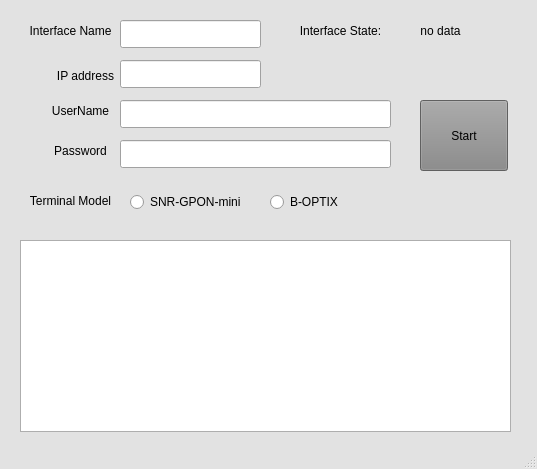
<?xml version="1.0" encoding="UTF-8"?>
<ui version="4.0">
 <class>MainWindow</class>
 <widget class="QMainWindow" name="MainWindow">
  <property name="geometry">
   <rect>
    <x>0</x>
    <y>0</y>
    <width>537</width>
    <height>469</height>
   </rect>
  </property>
  <property name="palette">
   <palette>
    <active>
     <colorrole role="WindowText">
      <brush brushstyle="SolidPattern">
       <color alpha="255">
        <red>0</red>
        <green>0</green>
        <blue>0</blue>
       </color>
      </brush>
     </colorrole>
     <colorrole role="Button">
      <brush brushstyle="SolidPattern">
       <color alpha="255">
        <red>226</red>
        <green>226</green>
        <blue>226</blue>
       </color>
      </brush>
     </colorrole>
     <colorrole role="Light">
      <brush brushstyle="SolidPattern">
       <color alpha="255">
        <red>255</red>
        <green>255</green>
        <blue>255</blue>
       </color>
      </brush>
     </colorrole>
     <colorrole role="Midlight">
      <brush brushstyle="SolidPattern">
       <color alpha="255">
        <red>240</red>
        <green>240</green>
        <blue>240</blue>
       </color>
      </brush>
     </colorrole>
     <colorrole role="Dark">
      <brush brushstyle="SolidPattern">
       <color alpha="255">
        <red>113</red>
        <green>113</green>
        <blue>113</blue>
       </color>
      </brush>
     </colorrole>
     <colorrole role="Mid">
      <brush brushstyle="SolidPattern">
       <color alpha="255">
        <red>151</red>
        <green>151</green>
        <blue>151</blue>
       </color>
      </brush>
     </colorrole>
     <colorrole role="Text">
      <brush brushstyle="SolidPattern">
       <color alpha="255">
        <red>0</red>
        <green>0</green>
        <blue>0</blue>
       </color>
      </brush>
     </colorrole>
     <colorrole role="BrightText">
      <brush brushstyle="SolidPattern">
       <color alpha="255">
        <red>255</red>
        <green>255</green>
        <blue>255</blue>
       </color>
      </brush>
     </colorrole>
     <colorrole role="ButtonText">
      <brush brushstyle="SolidPattern">
       <color alpha="255">
        <red>0</red>
        <green>0</green>
        <blue>0</blue>
       </color>
      </brush>
     </colorrole>
     <colorrole role="Base">
      <brush brushstyle="SolidPattern">
       <color alpha="255">
        <red>255</red>
        <green>255</green>
        <blue>255</blue>
       </color>
      </brush>
     </colorrole>
     <colorrole role="Window">
      <brush brushstyle="SolidPattern">
       <color alpha="255">
        <red>226</red>
        <green>226</green>
        <blue>226</blue>
       </color>
      </brush>
     </colorrole>
     <colorrole role="Shadow">
      <brush brushstyle="SolidPattern">
       <color alpha="255">
        <red>0</red>
        <green>0</green>
        <blue>0</blue>
       </color>
      </brush>
     </colorrole>
     <colorrole role="AlternateBase">
      <brush brushstyle="SolidPattern">
       <color alpha="255">
        <red>240</red>
        <green>240</green>
        <blue>240</blue>
       </color>
      </brush>
     </colorrole>
     <colorrole role="ToolTipBase">
      <brush brushstyle="SolidPattern">
       <color alpha="255">
        <red>255</red>
        <green>255</green>
        <blue>220</blue>
       </color>
      </brush>
     </colorrole>
     <colorrole role="ToolTipText">
      <brush brushstyle="SolidPattern">
       <color alpha="255">
        <red>0</red>
        <green>0</green>
        <blue>0</blue>
       </color>
      </brush>
     </colorrole>
     <colorrole role="PlaceholderText">
      <brush brushstyle="SolidPattern">
       <color alpha="128">
        <red>0</red>
        <green>0</green>
        <blue>0</blue>
       </color>
      </brush>
     </colorrole>
    </active>
    <inactive>
     <colorrole role="WindowText">
      <brush brushstyle="SolidPattern">
       <color alpha="255">
        <red>0</red>
        <green>0</green>
        <blue>0</blue>
       </color>
      </brush>
     </colorrole>
     <colorrole role="Button">
      <brush brushstyle="SolidPattern">
       <color alpha="255">
        <red>226</red>
        <green>226</green>
        <blue>226</blue>
       </color>
      </brush>
     </colorrole>
     <colorrole role="Light">
      <brush brushstyle="SolidPattern">
       <color alpha="255">
        <red>255</red>
        <green>255</green>
        <blue>255</blue>
       </color>
      </brush>
     </colorrole>
     <colorrole role="Midlight">
      <brush brushstyle="SolidPattern">
       <color alpha="255">
        <red>240</red>
        <green>240</green>
        <blue>240</blue>
       </color>
      </brush>
     </colorrole>
     <colorrole role="Dark">
      <brush brushstyle="SolidPattern">
       <color alpha="255">
        <red>113</red>
        <green>113</green>
        <blue>113</blue>
       </color>
      </brush>
     </colorrole>
     <colorrole role="Mid">
      <brush brushstyle="SolidPattern">
       <color alpha="255">
        <red>151</red>
        <green>151</green>
        <blue>151</blue>
       </color>
      </brush>
     </colorrole>
     <colorrole role="Text">
      <brush brushstyle="SolidPattern">
       <color alpha="255">
        <red>0</red>
        <green>0</green>
        <blue>0</blue>
       </color>
      </brush>
     </colorrole>
     <colorrole role="BrightText">
      <brush brushstyle="SolidPattern">
       <color alpha="255">
        <red>255</red>
        <green>255</green>
        <blue>255</blue>
       </color>
      </brush>
     </colorrole>
     <colorrole role="ButtonText">
      <brush brushstyle="SolidPattern">
       <color alpha="255">
        <red>0</red>
        <green>0</green>
        <blue>0</blue>
       </color>
      </brush>
     </colorrole>
     <colorrole role="Base">
      <brush brushstyle="SolidPattern">
       <color alpha="255">
        <red>255</red>
        <green>255</green>
        <blue>255</blue>
       </color>
      </brush>
     </colorrole>
     <colorrole role="Window">
      <brush brushstyle="SolidPattern">
       <color alpha="255">
        <red>226</red>
        <green>226</green>
        <blue>226</blue>
       </color>
      </brush>
     </colorrole>
     <colorrole role="Shadow">
      <brush brushstyle="SolidPattern">
       <color alpha="255">
        <red>0</red>
        <green>0</green>
        <blue>0</blue>
       </color>
      </brush>
     </colorrole>
     <colorrole role="AlternateBase">
      <brush brushstyle="SolidPattern">
       <color alpha="255">
        <red>240</red>
        <green>240</green>
        <blue>240</blue>
       </color>
      </brush>
     </colorrole>
     <colorrole role="ToolTipBase">
      <brush brushstyle="SolidPattern">
       <color alpha="255">
        <red>255</red>
        <green>255</green>
        <blue>220</blue>
       </color>
      </brush>
     </colorrole>
     <colorrole role="ToolTipText">
      <brush brushstyle="SolidPattern">
       <color alpha="255">
        <red>0</red>
        <green>0</green>
        <blue>0</blue>
       </color>
      </brush>
     </colorrole>
     <colorrole role="PlaceholderText">
      <brush brushstyle="SolidPattern">
       <color alpha="128">
        <red>0</red>
        <green>0</green>
        <blue>0</blue>
       </color>
      </brush>
     </colorrole>
    </inactive>
    <disabled>
     <colorrole role="WindowText">
      <brush brushstyle="SolidPattern">
       <color alpha="255">
        <red>113</red>
        <green>113</green>
        <blue>113</blue>
       </color>
      </brush>
     </colorrole>
     <colorrole role="Button">
      <brush brushstyle="SolidPattern">
       <color alpha="255">
        <red>226</red>
        <green>226</green>
        <blue>226</blue>
       </color>
      </brush>
     </colorrole>
     <colorrole role="Light">
      <brush brushstyle="SolidPattern">
       <color alpha="255">
        <red>255</red>
        <green>255</green>
        <blue>255</blue>
       </color>
      </brush>
     </colorrole>
     <colorrole role="Midlight">
      <brush brushstyle="SolidPattern">
       <color alpha="255">
        <red>240</red>
        <green>240</green>
        <blue>240</blue>
       </color>
      </brush>
     </colorrole>
     <colorrole role="Dark">
      <brush brushstyle="SolidPattern">
       <color alpha="255">
        <red>113</red>
        <green>113</green>
        <blue>113</blue>
       </color>
      </brush>
     </colorrole>
     <colorrole role="Mid">
      <brush brushstyle="SolidPattern">
       <color alpha="255">
        <red>151</red>
        <green>151</green>
        <blue>151</blue>
       </color>
      </brush>
     </colorrole>
     <colorrole role="Text">
      <brush brushstyle="SolidPattern">
       <color alpha="255">
        <red>113</red>
        <green>113</green>
        <blue>113</blue>
       </color>
      </brush>
     </colorrole>
     <colorrole role="BrightText">
      <brush brushstyle="SolidPattern">
       <color alpha="255">
        <red>255</red>
        <green>255</green>
        <blue>255</blue>
       </color>
      </brush>
     </colorrole>
     <colorrole role="ButtonText">
      <brush brushstyle="SolidPattern">
       <color alpha="255">
        <red>113</red>
        <green>113</green>
        <blue>113</blue>
       </color>
      </brush>
     </colorrole>
     <colorrole role="Base">
      <brush brushstyle="SolidPattern">
       <color alpha="255">
        <red>226</red>
        <green>226</green>
        <blue>226</blue>
       </color>
      </brush>
     </colorrole>
     <colorrole role="Window">
      <brush brushstyle="SolidPattern">
       <color alpha="255">
        <red>226</red>
        <green>226</green>
        <blue>226</blue>
       </color>
      </brush>
     </colorrole>
     <colorrole role="Shadow">
      <brush brushstyle="SolidPattern">
       <color alpha="255">
        <red>0</red>
        <green>0</green>
        <blue>0</blue>
       </color>
      </brush>
     </colorrole>
     <colorrole role="AlternateBase">
      <brush brushstyle="SolidPattern">
       <color alpha="255">
        <red>226</red>
        <green>226</green>
        <blue>226</blue>
       </color>
      </brush>
     </colorrole>
     <colorrole role="ToolTipBase">
      <brush brushstyle="SolidPattern">
       <color alpha="255">
        <red>255</red>
        <green>255</green>
        <blue>220</blue>
       </color>
      </brush>
     </colorrole>
     <colorrole role="ToolTipText">
      <brush brushstyle="SolidPattern">
       <color alpha="255">
        <red>0</red>
        <green>0</green>
        <blue>0</blue>
       </color>
      </brush>
     </colorrole>
     <colorrole role="PlaceholderText">
      <brush brushstyle="SolidPattern">
       <color alpha="128">
        <red>0</red>
        <green>0</green>
        <blue>0</blue>
       </color>
      </brush>
     </colorrole>
    </disabled>
   </palette>
  </property>
  <property name="windowTitle">
   <string>FormatVendorID</string>
  </property>
  <widget class="QWidget" name="centralwidget">
   <widget class="QLabel" name="label">
    <property name="geometry">
     <rect>
      <x>50</x>
      <y>65</y>
      <width>71</width>
      <height>21</height>
     </rect>
    </property>
    <property name="text">
     <string>IP address</string>
    </property>
    <property name="alignment">
     <set>Qt::AlignCenter</set>
    </property>
   </widget>
   <widget class="QLineEdit" name="ip_address">
    <property name="geometry">
     <rect>
      <x>120</x>
      <y>60</y>
      <width>141</width>
      <height>28</height>
     </rect>
    </property>
    <property name="inputMethodHints">
     <set>Qt::ImhDigitsOnly</set>
    </property>
    <property name="inputMask">
     <string/>
    </property>
   </widget>
   <widget class="QLabel" name="label_2">
    <property name="geometry">
     <rect>
      <x>40</x>
      <y>100</y>
      <width>81</width>
      <height>21</height>
     </rect>
    </property>
    <property name="text">
     <string>UserName</string>
    </property>
    <property name="alignment">
     <set>Qt::AlignCenter</set>
    </property>
   </widget>
   <widget class="QLineEdit" name="input_username">
    <property name="geometry">
     <rect>
      <x>120</x>
      <y>100</y>
      <width>271</width>
      <height>28</height>
     </rect>
    </property>
   </widget>
   <widget class="QLineEdit" name="input_password">
    <property name="geometry">
     <rect>
      <x>120</x>
      <y>140</y>
      <width>271</width>
      <height>28</height>
     </rect>
    </property>
   </widget>
   <widget class="QLabel" name="label_3">
    <property name="geometry">
     <rect>
      <x>40</x>
      <y>140</y>
      <width>81</width>
      <height>21</height>
     </rect>
    </property>
    <property name="text">
     <string>Password</string>
    </property>
    <property name="alignment">
     <set>Qt::AlignCenter</set>
    </property>
   </widget>
   <widget class="QLabel" name="label_4">
    <property name="geometry">
     <rect>
      <x>20</x>
      <y>190</y>
      <width>101</width>
      <height>21</height>
     </rect>
    </property>
    <property name="text">
     <string>Terminal Model</string>
    </property>
    <property name="alignment">
     <set>Qt::AlignCenter</set>
    </property>
   </widget>
   <widget class="QRadioButton" name="model_snr">
    <property name="geometry">
     <rect>
      <x>130</x>
      <y>190</y>
      <width>131</width>
      <height>24</height>
     </rect>
    </property>
    <property name="text">
     <string>SNR-GPON-mini</string>
    </property>
   </widget>
   <widget class="QRadioButton" name="model_bo">
    <property name="geometry">
     <rect>
      <x>270</x>
      <y>190</y>
      <width>131</width>
      <height>24</height>
     </rect>
    </property>
    <property name="text">
     <string>B-OPTIX</string>
    </property>
   </widget>
   <widget class="QLineEdit" name="int_name">
    <property name="geometry">
     <rect>
      <x>120</x>
      <y>20</y>
      <width>141</width>
      <height>28</height>
     </rect>
    </property>
    <property name="text">
     <string/>
    </property>
   </widget>
   <widget class="QLabel" name="label_5">
    <property name="geometry">
     <rect>
      <x>20</x>
      <y>20</y>
      <width>101</width>
      <height>21</height>
     </rect>
    </property>
    <property name="text">
     <string>Interface Name</string>
    </property>
    <property name="alignment">
     <set>Qt::AlignCenter</set>
    </property>
   </widget>
   <widget class="QLabel" name="label_6">
    <property name="geometry">
     <rect>
      <x>290</x>
      <y>20</y>
      <width>101</width>
      <height>21</height>
     </rect>
    </property>
    <property name="text">
     <string>Interface State:</string>
    </property>
    <property name="alignment">
     <set>Qt::AlignCenter</set>
    </property>
   </widget>
   <widget class="QLabel" name="int_state">
    <property name="geometry">
     <rect>
      <x>390</x>
      <y>20</y>
      <width>101</width>
      <height>21</height>
     </rect>
    </property>
    <property name="text">
     <string>no data</string>
    </property>
    <property name="alignment">
     <set>Qt::AlignCenter</set>
    </property>
   </widget>
   <widget class="QTextBrowser" name="out_text">
    <property name="geometry">
     <rect>
      <x>20</x>
      <y>240</y>
      <width>491</width>
      <height>192</height>
     </rect>
    </property>
   </widget>
   <widget class="QPushButton" name="button_start">
    <property name="geometry">
     <rect>
      <x>420</x>
      <y>100</y>
      <width>88</width>
      <height>71</height>
     </rect>
    </property>
    <property name="palette">
     <palette>
      <active>
       <colorrole role="WindowText">
        <brush brushstyle="SolidPattern">
         <color alpha="255">
          <red>0</red>
          <green>0</green>
          <blue>0</blue>
         </color>
        </brush>
       </colorrole>
       <colorrole role="Button">
        <brush brushstyle="SolidPattern">
         <color alpha="255">
          <red>135</red>
          <green>135</green>
          <blue>135</blue>
         </color>
        </brush>
       </colorrole>
       <colorrole role="Light">
        <brush brushstyle="SolidPattern">
         <color alpha="255">
          <red>202</red>
          <green>202</green>
          <blue>202</blue>
         </color>
        </brush>
       </colorrole>
       <colorrole role="Midlight">
        <brush brushstyle="SolidPattern">
         <color alpha="255">
          <red>168</red>
          <green>168</green>
          <blue>168</blue>
         </color>
        </brush>
       </colorrole>
       <colorrole role="Dark">
        <brush brushstyle="SolidPattern">
         <color alpha="255">
          <red>67</red>
          <green>67</green>
          <blue>67</blue>
         </color>
        </brush>
       </colorrole>
       <colorrole role="Mid">
        <brush brushstyle="SolidPattern">
         <color alpha="255">
          <red>90</red>
          <green>90</green>
          <blue>90</blue>
         </color>
        </brush>
       </colorrole>
       <colorrole role="Text">
        <brush brushstyle="SolidPattern">
         <color alpha="255">
          <red>0</red>
          <green>0</green>
          <blue>0</blue>
         </color>
        </brush>
       </colorrole>
       <colorrole role="BrightText">
        <brush brushstyle="SolidPattern">
         <color alpha="255">
          <red>255</red>
          <green>255</green>
          <blue>255</blue>
         </color>
        </brush>
       </colorrole>
       <colorrole role="ButtonText">
        <brush brushstyle="SolidPattern">
         <color alpha="255">
          <red>0</red>
          <green>0</green>
          <blue>0</blue>
         </color>
        </brush>
       </colorrole>
       <colorrole role="Base">
        <brush brushstyle="SolidPattern">
         <color alpha="255">
          <red>255</red>
          <green>255</green>
          <blue>255</blue>
         </color>
        </brush>
       </colorrole>
       <colorrole role="Window">
        <brush brushstyle="SolidPattern">
         <color alpha="255">
          <red>135</red>
          <green>135</green>
          <blue>135</blue>
         </color>
        </brush>
       </colorrole>
       <colorrole role="Shadow">
        <brush brushstyle="SolidPattern">
         <color alpha="255">
          <red>0</red>
          <green>0</green>
          <blue>0</blue>
         </color>
        </brush>
       </colorrole>
       <colorrole role="AlternateBase">
        <brush brushstyle="SolidPattern">
         <color alpha="255">
          <red>195</red>
          <green>195</green>
          <blue>195</blue>
         </color>
        </brush>
       </colorrole>
       <colorrole role="ToolTipBase">
        <brush brushstyle="SolidPattern">
         <color alpha="255">
          <red>255</red>
          <green>255</green>
          <blue>220</blue>
         </color>
        </brush>
       </colorrole>
       <colorrole role="ToolTipText">
        <brush brushstyle="SolidPattern">
         <color alpha="255">
          <red>0</red>
          <green>0</green>
          <blue>0</blue>
         </color>
        </brush>
       </colorrole>
       <colorrole role="PlaceholderText">
        <brush brushstyle="SolidPattern">
         <color alpha="128">
          <red>0</red>
          <green>0</green>
          <blue>0</blue>
         </color>
        </brush>
       </colorrole>
      </active>
      <inactive>
       <colorrole role="WindowText">
        <brush brushstyle="SolidPattern">
         <color alpha="255">
          <red>0</red>
          <green>0</green>
          <blue>0</blue>
         </color>
        </brush>
       </colorrole>
       <colorrole role="Button">
        <brush brushstyle="SolidPattern">
         <color alpha="255">
          <red>135</red>
          <green>135</green>
          <blue>135</blue>
         </color>
        </brush>
       </colorrole>
       <colorrole role="Light">
        <brush brushstyle="SolidPattern">
         <color alpha="255">
          <red>202</red>
          <green>202</green>
          <blue>202</blue>
         </color>
        </brush>
       </colorrole>
       <colorrole role="Midlight">
        <brush brushstyle="SolidPattern">
         <color alpha="255">
          <red>168</red>
          <green>168</green>
          <blue>168</blue>
         </color>
        </brush>
       </colorrole>
       <colorrole role="Dark">
        <brush brushstyle="SolidPattern">
         <color alpha="255">
          <red>67</red>
          <green>67</green>
          <blue>67</blue>
         </color>
        </brush>
       </colorrole>
       <colorrole role="Mid">
        <brush brushstyle="SolidPattern">
         <color alpha="255">
          <red>90</red>
          <green>90</green>
          <blue>90</blue>
         </color>
        </brush>
       </colorrole>
       <colorrole role="Text">
        <brush brushstyle="SolidPattern">
         <color alpha="255">
          <red>0</red>
          <green>0</green>
          <blue>0</blue>
         </color>
        </brush>
       </colorrole>
       <colorrole role="BrightText">
        <brush brushstyle="SolidPattern">
         <color alpha="255">
          <red>255</red>
          <green>255</green>
          <blue>255</blue>
         </color>
        </brush>
       </colorrole>
       <colorrole role="ButtonText">
        <brush brushstyle="SolidPattern">
         <color alpha="255">
          <red>0</red>
          <green>0</green>
          <blue>0</blue>
         </color>
        </brush>
       </colorrole>
       <colorrole role="Base">
        <brush brushstyle="SolidPattern">
         <color alpha="255">
          <red>255</red>
          <green>255</green>
          <blue>255</blue>
         </color>
        </brush>
       </colorrole>
       <colorrole role="Window">
        <brush brushstyle="SolidPattern">
         <color alpha="255">
          <red>135</red>
          <green>135</green>
          <blue>135</blue>
         </color>
        </brush>
       </colorrole>
       <colorrole role="Shadow">
        <brush brushstyle="SolidPattern">
         <color alpha="255">
          <red>0</red>
          <green>0</green>
          <blue>0</blue>
         </color>
        </brush>
       </colorrole>
       <colorrole role="AlternateBase">
        <brush brushstyle="SolidPattern">
         <color alpha="255">
          <red>195</red>
          <green>195</green>
          <blue>195</blue>
         </color>
        </brush>
       </colorrole>
       <colorrole role="ToolTipBase">
        <brush brushstyle="SolidPattern">
         <color alpha="255">
          <red>255</red>
          <green>255</green>
          <blue>220</blue>
         </color>
        </brush>
       </colorrole>
       <colorrole role="ToolTipText">
        <brush brushstyle="SolidPattern">
         <color alpha="255">
          <red>0</red>
          <green>0</green>
          <blue>0</blue>
         </color>
        </brush>
       </colorrole>
       <colorrole role="PlaceholderText">
        <brush brushstyle="SolidPattern">
         <color alpha="128">
          <red>0</red>
          <green>0</green>
          <blue>0</blue>
         </color>
        </brush>
       </colorrole>
      </inactive>
      <disabled>
       <colorrole role="WindowText">
        <brush brushstyle="SolidPattern">
         <color alpha="255">
          <red>67</red>
          <green>67</green>
          <blue>67</blue>
         </color>
        </brush>
       </colorrole>
       <colorrole role="Button">
        <brush brushstyle="SolidPattern">
         <color alpha="255">
          <red>135</red>
          <green>135</green>
          <blue>135</blue>
         </color>
        </brush>
       </colorrole>
       <colorrole role="Light">
        <brush brushstyle="SolidPattern">
         <color alpha="255">
          <red>202</red>
          <green>202</green>
          <blue>202</blue>
         </color>
        </brush>
       </colorrole>
       <colorrole role="Midlight">
        <brush brushstyle="SolidPattern">
         <color alpha="255">
          <red>168</red>
          <green>168</green>
          <blue>168</blue>
         </color>
        </brush>
       </colorrole>
       <colorrole role="Dark">
        <brush brushstyle="SolidPattern">
         <color alpha="255">
          <red>67</red>
          <green>67</green>
          <blue>67</blue>
         </color>
        </brush>
       </colorrole>
       <colorrole role="Mid">
        <brush brushstyle="SolidPattern">
         <color alpha="255">
          <red>90</red>
          <green>90</green>
          <blue>90</blue>
         </color>
        </brush>
       </colorrole>
       <colorrole role="Text">
        <brush brushstyle="SolidPattern">
         <color alpha="255">
          <red>67</red>
          <green>67</green>
          <blue>67</blue>
         </color>
        </brush>
       </colorrole>
       <colorrole role="BrightText">
        <brush brushstyle="SolidPattern">
         <color alpha="255">
          <red>255</red>
          <green>255</green>
          <blue>255</blue>
         </color>
        </brush>
       </colorrole>
       <colorrole role="ButtonText">
        <brush brushstyle="SolidPattern">
         <color alpha="255">
          <red>67</red>
          <green>67</green>
          <blue>67</blue>
         </color>
        </brush>
       </colorrole>
       <colorrole role="Base">
        <brush brushstyle="SolidPattern">
         <color alpha="255">
          <red>135</red>
          <green>135</green>
          <blue>135</blue>
         </color>
        </brush>
       </colorrole>
       <colorrole role="Window">
        <brush brushstyle="SolidPattern">
         <color alpha="255">
          <red>135</red>
          <green>135</green>
          <blue>135</blue>
         </color>
        </brush>
       </colorrole>
       <colorrole role="Shadow">
        <brush brushstyle="SolidPattern">
         <color alpha="255">
          <red>0</red>
          <green>0</green>
          <blue>0</blue>
         </color>
        </brush>
       </colorrole>
       <colorrole role="AlternateBase">
        <brush brushstyle="SolidPattern">
         <color alpha="255">
          <red>135</red>
          <green>135</green>
          <blue>135</blue>
         </color>
        </brush>
       </colorrole>
       <colorrole role="ToolTipBase">
        <brush brushstyle="SolidPattern">
         <color alpha="255">
          <red>255</red>
          <green>255</green>
          <blue>220</blue>
         </color>
        </brush>
       </colorrole>
       <colorrole role="ToolTipText">
        <brush brushstyle="SolidPattern">
         <color alpha="255">
          <red>0</red>
          <green>0</green>
          <blue>0</blue>
         </color>
        </brush>
       </colorrole>
       <colorrole role="PlaceholderText">
        <brush brushstyle="SolidPattern">
         <color alpha="128">
          <red>0</red>
          <green>0</green>
          <blue>0</blue>
         </color>
        </brush>
       </colorrole>
      </disabled>
     </palette>
    </property>
    <property name="text">
     <string>Start</string>
    </property>
   </widget>
  </widget>
  <widget class="QStatusBar" name="statusbar"/>
 </widget>
 <resources/>
 <connections/>
</ui>
